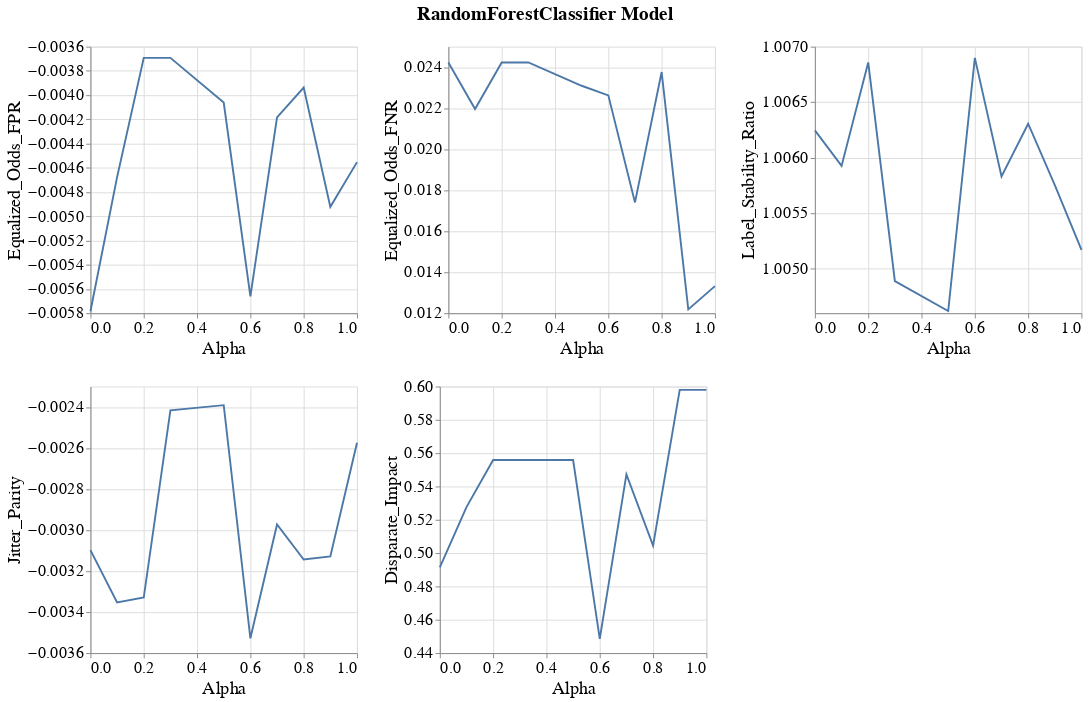

The code cell stored with this chart in its notebook:
### Markdown cell above
### Line band plots for group metrics

### Code cell
visualizer.create_group_metrics_line_band_plot(group='race',
                                               model_name=MODEL_NAMES[0],
                                               group_metrics=['Equalized_Odds_FPR', 'Equalized_Odds_FNR', 'Label_Stability_Ratio',
                                                              'Jitter_Parity', 'Disparate_Impact'])

### Figure 1 — Vega-Lite specification as saved in the notebook (floating-point values rounded to 4 significant figures)
{"config": {"view": {"continuousWidth": 400, "continuousHeight": 300}, "axis": {"labelFontSize": 17, "labelFontWeight": "normal", "titleFontSize": 19, "titleFontWeight": "normal"}, "legend": {"labelFontSize": 17, "symbolStrokeWidth": 10, "titleFontSize": 19}, "title": {"fontSize": 17}}, "vconcat": [{"hconcat": [{"layer": [{"mark": {"type": "errorband", "extent": "ci"}, "encoding": {"x": {"field": "Intervention_Param", "title": "Alpha", "type": "quantitative"}, "y": {"field": "Metric_Value", "scale": {"zero": false}, "title": "Equalized_Odds_FPR", "type": "quantitative"}}}, {"mark": "line", "encoding": {"x": {"field": "Intervention_Param", "title": "Alpha", "type": "quantitative"}, "y": {"aggregate": "mean", "field": "Metric_Value", "scale": {"zero": false}, "title": "Equalized_Odds_FPR", "type": "quantitative"}}}], "height": 280, "width": 280}, {"layer": [{"mark": {"type": "errorband", "extent": "ci"}, "encoding": {"x": {"field": "Intervention_Param", "title": "Alpha", "type": "quantitative"}, "y": {"field": "Metric_Value", "scale": {"zero": false}, "title": "Equalized_Odds_FNR", "type": "quantitative"}}}, {"mark": "line", "encoding": {"x": {"field": "Intervention_Param", "title": "Alpha", "type": "quantitative"}, "y": {"aggregate": "mean", "field": "Metric_Value", "scale": {"zero": false}, "title": "Equalized_Odds_FNR", "type": "quantitative"}}}], "data": {"name": "data-336d9b271efd2ba141c6e5c5ded7bcfc"}, "height": 280, "width": 280}, {"layer": [{"mark": {"type": "errorband", "extent": "ci"}, "encoding": {"x": {"field": "Intervention_Param", "title": "Alpha", "type": "quantitative"}, "y": {"field": "Metric_Value", "scale": {"zero": false}, "title": "Label_Stability_Ratio", "type": "quantitative"}}}, {"mark": "line", "encoding": {"x": {"field": "Intervention_Param", "title": "Alpha", "type": "quantitative"}, "y": {"aggregate": "mean", "field": "Metric_Value", "scale": {"zero": false}, "title": "Label_Stability_Ratio", "type": "quantitative"}}}], "data": {"name": "data-1bafe8a32d1d23c852dd727dc9a8e112"}, "height": 280, "width": 280}]}, {"hconcat": [{"layer": [{"mark": {"type": "errorband", "extent": "ci"}, "encoding": {"x": {"field": "Intervention_Param", "title": "Alpha", "type": "quantitative"}, "y": {"field": "Metric_Value", "scale": {"zero": false}, "title": "Jitter_Parity", "type": "quantitative"}}}, {"mark": "line", "encoding": {"x": {"field": "Intervention_Param", "title": "Alpha", "type": "quantitative"}, "y": {"aggregate": "mean", "field": "Metric_Value", "scale": {"zero": false}, "title": "Jitter_Parity", "type": "quantitative"}}}], "height": 280, "width": 280}, {"layer": [{"mark": {"type": "errorband", "extent": "ci"}, "encoding": {"x": {"field": "Intervention_Param", "title": "Alpha", "type": "quantitative"}, "y": {"field": "Metric_Value", "scale": {"zero": false}, "title": "Disparate_Impact", "type": "quantitative"}}}, {"mark": "line", "encoding": {"x": {"field": "Intervention_Param", "title": "Alpha", "type": "quantitative"}, "y": {"aggregate": "mean", "field": "Metric_Value", "scale": {"zero": false}, "title": "Disparate_Impact", "type": "quantitative"}}}], "data": {"name": "data-d548231abd2c60ebed8077657ad0a551"}, "height": 280, "width": 280}], "data": {"name": "data-6b17305d1d4999f1a83cfbec51de45ce"}}], "data": {"name": "data-f4fe63b44982fb989e3e8a84bfed499b"}, "title": {"text": "RandomForestClassifier Model", "anchor": "middle", "dy": -10, "fontSize": 20}, "$schema": "https://vega.github.io/schema/vega-lite/v4.17.0.json", "datasets": {"data-f4fe63b44982fb989e3e8a84bfed499b": [{"Metric": "Equalized_Odds_FPR", "Model_Name": "RandomForestClassifier", "Experiment_Iteration": "Exp_iter_1", "Intervention_Param": 0.7, "Group": "race", "Metric_Value": -0.004184}, {"Metric": "Equalized_Odds_FPR", "Model_Name": "RandomForestClassifier", "Experiment_Iteration": "Exp_iter_1", "Intervention_Param": 0.2, "Group": "race", "Metric_Value": -0.003692}, {"Metric": "Equalized_Odds_FPR", "Model_Name": "RandomForestClassifier", "Experiment_Iteration": "Exp_iter_1", "Intervention_Param": 0.5, "Group": "race", "Metric_Value": -0.004062}, {"Metric": "Equalized_Odds_FPR", "Model_Name": "RandomForestClassifier", "Experiment_Iteration": "Exp_iter_1", "Intervention_Param": 0.0, "Group": "race", "Metric_Value": -0.005784}, {"Metric": "Equalized_Odds_FPR", "Model_Name": "RandomForestClassifier", "Experiment_Iteration": "Exp_iter_1", "Intervention_Param": 0.1, "Group": "race", "Metric_Value": -0.004676}, {"Metric": "Equalized_Odds_FPR", "Model_Name": "RandomForestClassifier", "Experiment_Iteration": "Exp_iter_1", "Intervention_Param": 0.6, "Group": "race", "Metric_Value": -0.00566}, {"Metric": "Equalized_Odds_FPR", "Model_Name": "RandomForestClassifier", "Experiment_Iteration": "Exp_iter_1", "Intervention_Param": 0.9, "Group": "race", "Metric_Value": -0.004922}, {"Metric": "Equalized_Odds_FPR", "Model_Name": "RandomForestClassifier", "Experiment_Iteration": "Exp_iter_1", "Intervention_Param": 0.8, "Group": "race", "Metric_Value": -0.003938}, {"Metric": "Equalized_Odds_FPR", "Model_Name": "RandomForestClassifier", "Experiment_Iteration": "Exp_iter_1", "Intervention_Param": 1.0, "Group": "race", "Metric_Value": -0.004553}, {"Metric": "Equalized_Odds_FPR", "Model_Name": "RandomForestClassifier", "Experiment_Iteration": "Exp_iter_1", "Intervention_Param": 0.3, "Group": "race", "Metric_Value": -0.003692}], "data-336d9b271efd2ba141c6e5c5ded7bcfc": [{"Metric": "Equalized_Odds_FNR", "Model_Name": "RandomForestClassifier", "Experiment_Iteration": "Exp_iter_1", "Intervention_Param": 0.7, "Group": "race", "Metric_Value": 0.0174}, {"Metric": "Equalized_Odds_FNR", "Model_Name": "RandomForestClassifier", "Experiment_Iteration": "Exp_iter_1", "Intervention_Param": 0.2, "Group": "race", "Metric_Value": 0.02423}, {"Metric": "Equalized_Odds_FNR", "Model_Name": "RandomForestClassifier", "Experiment_Iteration": "Exp_iter_1", "Intervention_Param": 0.5, "Group": "race", "Metric_Value": 0.02309}, {"Metric": "Equalized_Odds_FNR", "Model_Name": "RandomForestClassifier", "Experiment_Iteration": "Exp_iter_1", "Intervention_Param": 0.0, "Group": "race", "Metric_Value": 0.02423}, {"Metric": "Equalized_Odds_FNR", "Model_Name": "RandomForestClassifier", "Experiment_Iteration": "Exp_iter_1", "Intervention_Param": 0.1, "Group": "race", "Metric_Value": 0.02195}, {"Metric": "Equalized_Odds_FNR", "Model_Name": "RandomForestClassifier", "Experiment_Iteration": "Exp_iter_1", "Intervention_Param": 0.6, "Group": "race", "Metric_Value": 0.02262}, {"Metric": "Equalized_Odds_FNR", "Model_Name": "RandomForestClassifier", "Experiment_Iteration": "Exp_iter_1", "Intervention_Param": 0.9, "Group": "race", "Metric_Value": 0.01218}, {"Metric": "Equalized_Odds_FNR", "Model_Name": "RandomForestClassifier", "Experiment_Iteration": "Exp_iter_1", "Intervention_Param": 0.8, "Group": "race", "Metric_Value": 0.02376}, {"Metric": "Equalized_Odds_FNR", "Model_Name": "RandomForestClassifier", "Experiment_Iteration": "Exp_iter_1", "Intervention_Param": 1.0, "Group": "race", "Metric_Value": 0.01332}, {"Metric": "Equalized_Odds_FNR", "Model_Name": "RandomForestClassifier", "Experiment_Iteration": "Exp_iter_1", "Intervention_Param": 0.3, "Group": "race", "Metric_Value": 0.02423}], "data-1bafe8a32d1d23c852dd727dc9a8e112": [{"Metric": "Label_Stability_Ratio", "Model_Name": "RandomForestClassifier", "Experiment_Iteration": "Exp_iter_1", "Intervention_Param": 0.7, "Group": "race", "Metric_Value": 1.006}, {"Metric": "Label_Stability_Ratio", "Model_Name": "RandomForestClassifier", "Experiment_Iteration": "Exp_iter_1", "Intervention_Param": 0.2, "Group": "race", "Metric_Value": 1.007}, {"Metric": "Label_Stability_Ratio", "Model_Name": "RandomForestClassifier", "Experiment_Iteration": "Exp_iter_1", "Intervention_Param": 0.5, "Group": "race", "Metric_Value": 1.005}, {"Metric": "Label_Stability_Ratio", "Model_Name": "RandomForestClassifier", "Experiment_Iteration": "Exp_iter_1", "Intervention_Param": 0.0, "Group": "race", "Metric_Value": 1.006}, {"Metric": "Label_Stability_Ratio", "Model_Name": "RandomForestClassifier", "Experiment_Iteration": "Exp_iter_1", "Intervention_Param": 0.1, "Group": "race", "Metric_Value": 1.006}, {"Metric": "Label_Stability_Ratio", "Model_Name": "RandomForestClassifier", "Experiment_Iteration": "Exp_iter_1", "Intervention_Param": 0.6, "Group": "race", "Metric_Value": 1.007}, {"Metric": "Label_Stability_Ratio", "Model_Name": "RandomForestClassifier", "Experiment_Iteration": "Exp_iter_1", "Intervention_Param": 0.9, "Group": "race", "Metric_Value": 1.006}, {"Metric": "Label_Stability_Ratio", "Model_Name": "RandomForestClassifier", "Experiment_Iteration": "Exp_iter_1", "Intervention_Param": 0.8, "Group": "race", "Metric_Value": 1.006}, {"Metric": "Label_Stability_Ratio", "Model_Name": "RandomForestClassifier", "Experiment_Iteration": "Exp_iter_1", "Intervention_Param": 1.0, "Group": "race", "Metric_Value": 1.005}, {"Metric": "Label_Stability_Ratio", "Model_Name": "RandomForestClassifier", "Experiment_Iteration": "Exp_iter_1", "Intervention_Param": 0.3, "Group": "race", "Metric_Value": 1.005}], "data-6b17305d1d4999f1a83cfbec51de45ce": [{"Metric": "Jitter_Parity", "Model_Name": "RandomForestClassifier", "Experiment_Iteration": "Exp_iter_1", "Intervention_Param": 0.7, "Group": "race", "Metric_Value": -0.002973}, {"Metric": "Jitter_Parity", "Model_Name": "RandomForestClassifier", "Experiment_Iteration": "Exp_iter_1", "Intervention_Param": 0.2, "Group": "race", "Metric_Value": -0.003329}, {"Metric": "Jitter_Parity", "Model_Name": "RandomForestClassifier", "Experiment_Iteration": "Exp_iter_1", "Intervention_Param": 0.5, "Group": "race", "Metric_Value": -0.002391}, {"Metric": "Jitter_Parity", "Model_Name": "RandomForestClassifier", "Experiment_Iteration": "Exp_iter_1", "Intervention_Param": 0.0, "Group": "race", "Metric_Value": -0.003098}, {"Metric": "Jitter_Parity", "Model_Name": "RandomForestClassifier", "Experiment_Iteration": "Exp_iter_1", "Intervention_Param": 0.1, "Group": "race", "Metric_Value": -0.003353}, {"Metric": "Jitter_Parity", "Model_Name": "RandomForestClassifier", "Experiment_Iteration": "Exp_iter_1", "Intervention_Param": 0.6, "Group": "race", "Metric_Value": -0.003528}, {"Metric": "Jitter_Parity", "Model_Name": "RandomForestClassifier", "Experiment_Iteration": "Exp_iter_1", "Intervention_Param": 0.9, "Group": "race", "Metric_Value": -0.003129}, {"Metric": "Jitter_Parity", "Model_Name": "RandomForestClassifier", "Experiment_Iteration": "Exp_iter_1", "Intervention_Param": 0.8, "Group": "race", "Metric_Value": -0.003143}, {"Metric": "Jitter_Parity", "Model_Name": "RandomForestClassifier", "Experiment_Iteration": "Exp_iter_1", "Intervention_Param": 1.0, "Group": "race", "Metric_Value": -0.002574}, {"Metric": "Jitter_Parity", "Model_Name": "RandomForestClassifier", "Experiment_Iteration": "Exp_iter_1", "Intervention_Param": 0.3, "Group": "race", "Metric_Value": -0.002416}], "data-d548231abd2c60ebed8077657ad0a551": [{"Metric": "Disparate_Impact", "Model_Name": "RandomForestClassifier", "Experiment_Iteration": "Exp_iter_1", "Intervention_Param": 0.7, "Group": "race", "Metric_Value": 0.5473}, {"Metric": "Disparate_Impact", "Model_Name": "RandomForestClassifier", "Experiment_Iteration": "Exp_iter_1", "Intervention_Param": 0.2, "Group": "race", "Metric_Value": 0.5558}, {"Metric": "Disparate_Impact", "Model_Name": "RandomForestClassifier", "Experiment_Iteration": "Exp_iter_1", "Intervention_Param": 0.5, "Group": "race", "Metric_Value": 0.5558}, {"Metric": "Disparate_Impact", "Model_Name": "RandomForestClassifier", "Experiment_Iteration": "Exp_iter_1", "Intervention_Param": 0.0, "Group": "race", "Metric_Value": 0.4915}, {"Metric": "Disparate_Impact", "Model_Name": "RandomForestClassifier", "Experiment_Iteration": "Exp_iter_1", "Intervention_Param": 0.1, "Group": "race", "Metric_Value": 0.5276}, {"Metric": "Disparate_Impact", "Model_Name": "RandomForestClassifier", "Experiment_Iteration": "Exp_iter_1", "Intervention_Param": 0.6, "Group": "race", "Metric_Value": 0.4485}, {"Metric": "Disparate_Impact", "Model_Name": "RandomForestClassifier", "Experiment_Iteration": "Exp_iter_1", "Intervention_Param": 0.9, "Group": "race", "Metric_Value": 0.598}, {"Metric": "Disparate_Impact", "Model_Name": "RandomForestClassifier", "Experiment_Iteration": "Exp_iter_1", "Intervention_Param": 0.8, "Group": "race", "Metric_Value": 0.5045}, {"Metric": "Disparate_Impact", "Model_Name": "RandomForestClassifier", "Experiment_Iteration": "Exp_iter_1", "Intervention_Param": 1.0, "Group": "race", "Metric_Value": 0.598}, {"Metric": "Disparate_Impact", "Model_Name": "RandomForestClassifier", "Experiment_Iteration": "Exp_iter_1", "Intervention_Param": 0.3, "Group": "race", "Metric_Value": 0.5558}]}}
